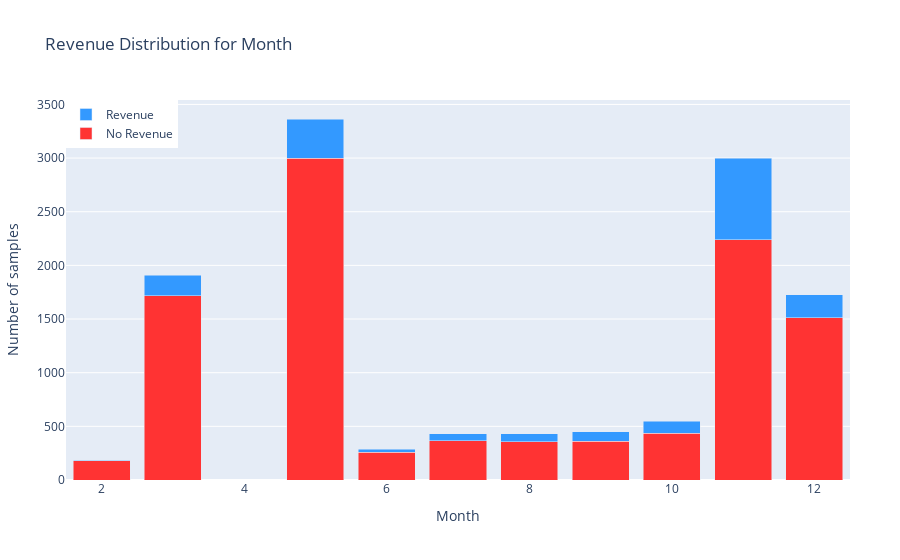

The notebook cell this image was saved under:
### Code cell
month_revenue = data.groupby(["Month", "Revenue"]).size().unstack()
trace1 = go.Bar(
    x=month_revenue.index,
    y=month_revenue[0],
    name='No Revenue',
    marker = dict(color = '#FF3333')
)
trace2 = go.Bar(
    x=month_revenue.index,
    y=month_revenue[1],
    name='Revenue',
    marker = dict(color = '#3399FF')
)
d2 = [trace1, trace2]
layout = go.Layout(
    title='Revenue Distribution for Month',
    autosize=True,
    barmode='stack',
    margin=go.layout.Margin(l=50, r=50),
    xaxis=dict(title='Month',),
    yaxis=dict(title='Number of samples',automargin=True,),
    legend=dict(x=0, y=1, ),
)
fig = go.Figure(data=d2, layout=layout)
fig.show()

#revenue_percentage = data["Revenue"].sum() * 100 / data["Revenue"].shape[0]
#print("The Revenue percentage is %.3f%%." % revenue_percentage)

### Figure 1 — Plotly figure (JSON) as saved in the notebook; plotly's stock layout.template omitted (floating-point values rounded to 4 significant figures)
{"data": [{"marker": {"color": "#FF3333"}, "name": "No Revenue", "type": "bar", "x": [2, 3, 5, 6, 7, 8, 9, 10, 11, 12], "y": [181, 1715, 2999, 259, 366, 357, 362, 434, 2238, 1511]}, {"marker": {"color": "#3399FF"}, "name": "Revenue", "type": "bar", "x": [2, 3, 5, 6, 7, 8, 9, 10, 11, 12], "y": [3, 192, 365, 29, 66, 76, 86, 115, 760, 216]}], "layout": {"autosize": true, "barmode": "stack", "legend": {"x": 0, "y": 1}, "margin": {"l": 50, "r": 50}, "title": {"text": "Revenue Distribution for Month"}, "xaxis": {"title": {"text": "Month"}}, "yaxis": {"automargin": true, "title": {"text": "Number of samples"}}}}
